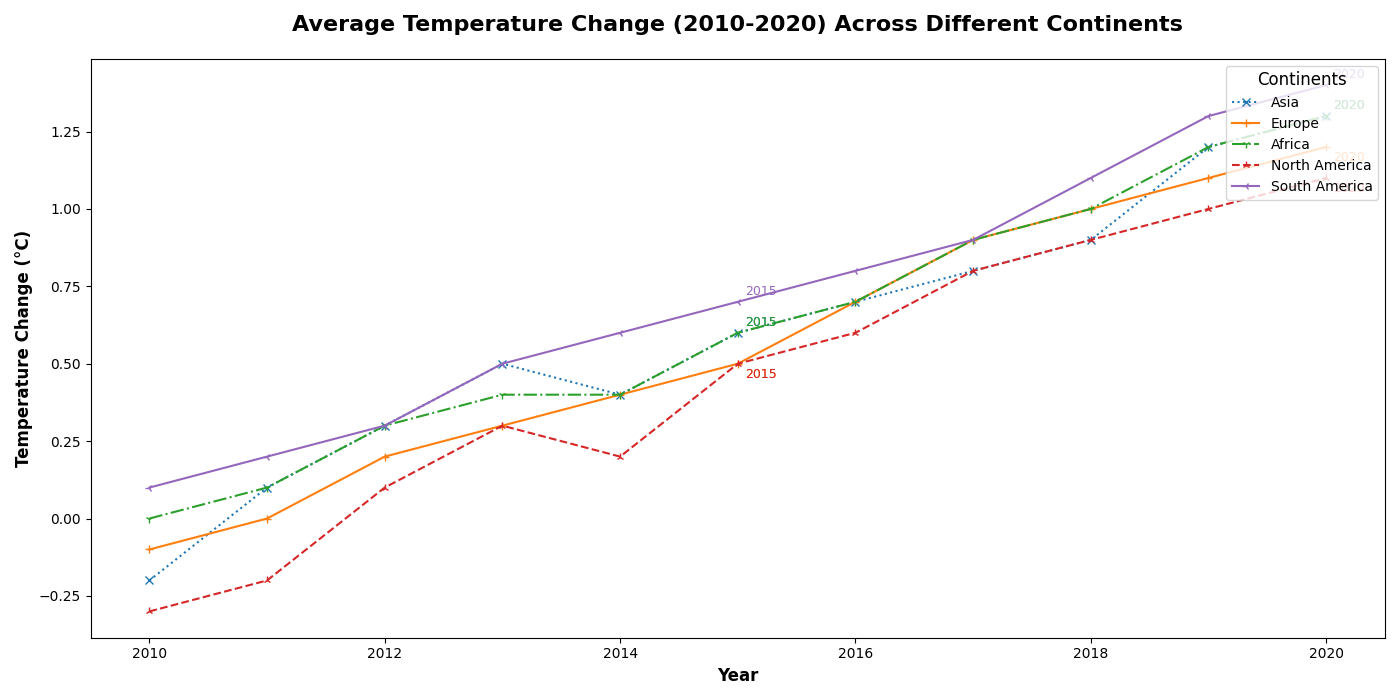

Write the Python code that produced this figure.
import matplotlib.pyplot as plt
import numpy as np

# Data
years = np.arange(2010, 2021)
asia_temp = [-0.2, 0.1, 0.3, 0.5, 0.4, 0.6, 0.7, 0.8, 0.9, 1.2, 1.3]
europe_temp = [-0.1, 0.0, 0.2, 0.3, 0.4, 0.5, 0.7, 0.9, 1.0, 1.1, 1.2]
africa_temp = [0.0, 0.1, 0.3, 0.4, 0.4, 0.6, 0.7, 0.9, 1.0, 1.2, 1.3]
north_america_temp = [-0.3, -0.2, 0.1, 0.3, 0.2, 0.5, 0.6, 0.8, 0.9, 1.0, 1.1]
south_america_temp = [0.1, 0.2, 0.3, 0.5, 0.6, 0.7, 0.8, 0.9, 1.1, 1.3, 1.4]

fig, ax = plt.subplots(figsize=(14, 7))

# Plot each continent's temperature change with random markers and line styles
lines = ax.plot(years, asia_temp, marker='x', linestyle=':', label='Asia', linewidth=1.5)
lines += ax.plot(years, europe_temp, marker='+', linestyle='-', label='Europe', linewidth=1.5)
lines += ax.plot(years, africa_temp, marker='1', linestyle='-.', label='Africa', linewidth=1.5)
lines += ax.plot(years, north_america_temp, marker='2', linestyle='--', label='North America', linewidth=1.5)
lines += ax.plot(years, south_america_temp, marker='3', linestyle='-', label='South America', linewidth=1.5)

# Highlight specific events on plots (includes annotations)
highlight_years = {'2015': [asia_temp[5], europe_temp[5], africa_temp[5], north_america_temp[5], south_america_temp[5]],
                   '2020': [asia_temp[10], europe_temp[10], africa_temp[10], north_america_temp[10], south_america_temp[10]]}

for year, temps in highlight_years.items():
    for i, temp in enumerate(temps):
        ax.annotate(year, xy=(int(year), temp), xytext=(5, (5 if i % 2 == 0 else -10)),
                    textcoords='offset points', fontsize=9, color=lines[i].get_color())

# Plot customization with altered properties
ax.set_title("Average Temperature Change (2010-2020) Across Different Continents", fontsize=16, fontweight='bold', pad=20)
ax.set_xlabel("Year", fontsize=12, weight='bold')
ax.set_ylabel("Temperature Change (°C)", fontsize=12, weight='bold')
ax.legend(loc='upper right', title='Continents', fontsize=10, title_fontsize=12)
ax.grid(visible=False, which='both')

# Adjust layout and display the plot
plt.tight_layout()
plt.show()
